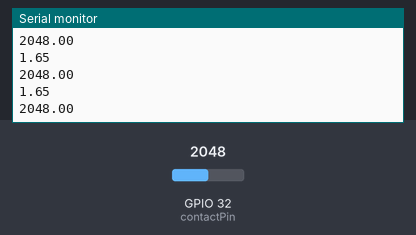
The sketch below on a simulated ESP32. Parts: the last lines printed to the serial monitor. Inputs (shaded band) come from the test bench; at power-on: GPIO 32 (contactPin) = 2048.

Above: at 1.2 s.
1.3 s: GPIO 32 (contactPin) set to 2866
At 2.2 s:
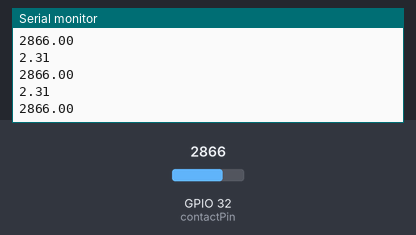
2.8 s: GPIO 32 (contactPin) set to 3603
At 3.9 s:
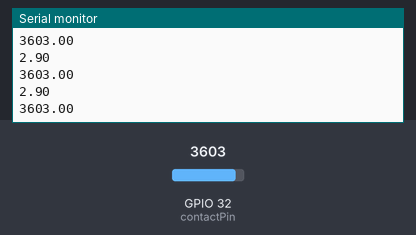
Timing chart, 0 to 5.8 s (numbered marks = the images above; inputs shaded):
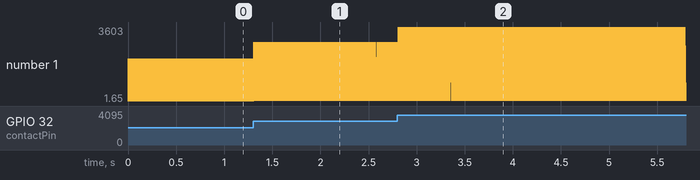

Measured:
- after the input at 1.3 s, the serial monitor: prints a new line at once (image 1)
- after the input at 2.8 s, the serial monitor: prints a new line at once (image 2)
- plotted number 1: 2048 → 2866 after the input at 1.3 s, 2866 → 2.9 after the input at 2.8 s

The sketch:

Mini_Oscilloscope.ino
```cpp
#define contactPin 32
void setup() {
  Serial.begin(9600);
}

void loop() {
  checkVoltage();
}

void checkVoltage(){
  float fromADC = analogRead(contactPin);
  float value = fromADC * 3.3 / 4095;
  Serial.println(fromADC);
  Serial.println(value);
}
```
